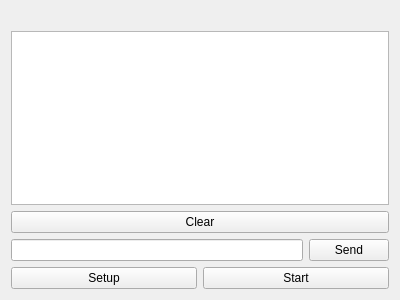
<?xml version="1.0" encoding="UTF-8"?>
<ui version="4.0">
 <class>MainWindow</class>
 <widget class="QMainWindow" name="MainWindow">
  <property name="geometry">
   <rect>
    <x>0</x>
    <y>0</y>
    <width>400</width>
    <height>300</height>
   </rect>
  </property>
  <property name="windowTitle">
   <string>RaceOfChampionsDeamon</string>
  </property>
  <property name="windowIcon">
   <iconset resource="rs.qrc">
    <normaloff>:/logo.png</normaloff>:/logo.png</iconset>
  </property>
  <widget class="QWidget" name="centralWidget">
   <layout class="QGridLayout" name="gridLayout">
    <item row="3" column="0" colspan="2">
     <widget class="QPushButton" name="bt_clear">
      <property name="text">
       <string>Clear</string>
      </property>
     </widget>
    </item>
    <item row="4" column="1">
     <widget class="QPushButton" name="bt_send">
      <property name="text">
       <string>Send</string>
      </property>
     </widget>
    </item>
    <item row="4" column="0">
     <widget class="QLineEdit" name="tb_send"/>
    </item>
    <item row="5" column="0" colspan="2">
     <layout class="QHBoxLayout" name="horizontalLayout">
      <item>
       <widget class="QPushButton" name="bt_setup">
        <property name="text">
         <string>Setup</string>
        </property>
       </widget>
      </item>
      <item>
       <widget class="QPushButton" name="bt_start">
        <property name="text">
         <string>Start</string>
        </property>
       </widget>
      </item>
     </layout>
    </item>
    <item row="2" column="0" colspan="2">
     <widget class="QPlainTextEdit" name="tb_recieve"/>
    </item>
    <item row="1" column="0" colspan="2">
     <layout class="QHBoxLayout" name="horizontalLayout_2">
      <item>
       <widget class="QLabel" name="label">
        <property name="maximumSize">
         <size>
          <width>100</width>
          <height>100</height>
         </size>
        </property>
        <property name="frameShape">
         <enum>QFrame::NoFrame</enum>
        </property>
        <property name="text">
         <string/>
        </property>
        <property name="pixmap">
         <pixmap resource="rs.qrc">:/logo.png</pixmap>
        </property>
        <property name="scaledContents">
         <bool>true</bool>
        </property>
        <property name="alignment">
         <set>Qt::AlignCenter</set>
        </property>
        <property name="wordWrap">
         <bool>false</bool>
        </property>
        <property name="margin">
         <number>0</number>
        </property>
        <property name="indent">
         <number>-1</number>
        </property>
        <property name="openExternalLinks">
         <bool>false</bool>
        </property>
       </widget>
      </item>
     </layout>
    </item>
   </layout>
  </widget>
 </widget>
 <layoutdefault spacing="6" margin="11"/>
 <resources>
  <include location="rs.qrc"/>
 </resources>
 <connections/>
</ui>
